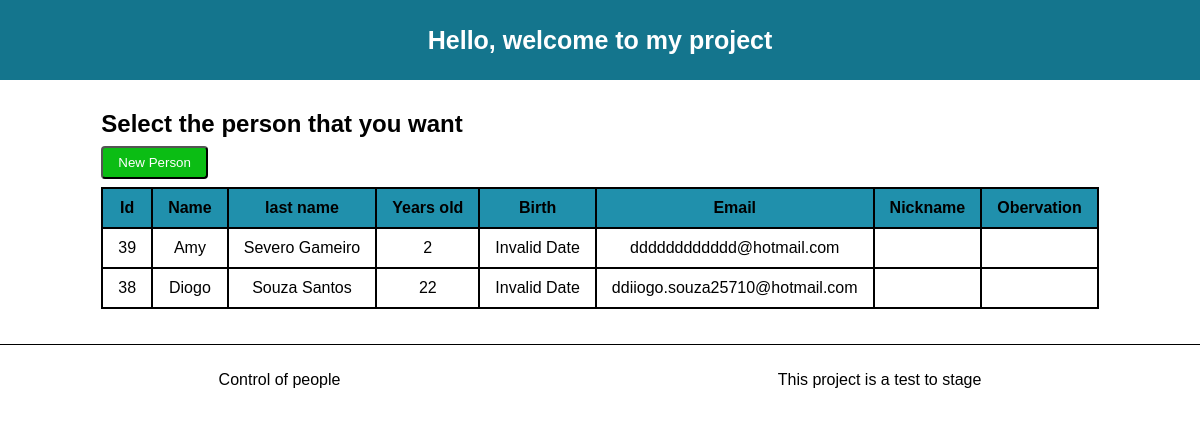
The page /people/ on the database its author committed.
### people/models.py (models this page shows, shortened)
class Person(models.Model):
    name = models.CharField(max_length=30)
    last_name = models.CharField(max_length=50)
    years_old = models.IntegerField()
    birth = models.DateField()
    email = models.EmailField()
    nickname = models.CharField(max_length=30, null=True, blank=True)
    obervation = models.TextField(max_length=100, null=True, blank=True)
    class Meta:
        verbose_name_plural = 'People'
        ordering = ["name","last_name"]

### people/views.py (the view)
# urls.py: path('people/', list_of_people, name='url_list_people'),
def list_of_people(request):
    people = Person.objects.all()  # getting all the people in database
    data = {}  # dictionary with information that will be sent to template
    data['message'] = 'Select the person that you want'
    data["people"] = people
    return render(request, "people/home.html", data)

### people/templates/people/home.html (shortened to what this page needs)
{% extends "people/base.html" %}
{% load static %}
{% block content %}
{% if not people %}
<div>
    <h3>No one was register</h3>
</div>
<button class="btn-submit btn-new-person">New Person</button>
{% else %}
<div>
    <h2>
        {{ message}}
    </h2>
    <button class="btn-submit btn-new-person">New Person</button>
    <table>
        <tr>
            <th>Id</th>
            <th>Name</th>
            <th>last name</th>
            <th>Years old</th>
            <th>Birth</th>
            <th>Email</th>
            <th>Nickname</th>
            <th>Obervation</th>
        </tr>
        {% for person in people %}
        <tr class="person" data-id="{{ person.id }}">
            <td>{{ person.id }}</td>
            <td>{{ person.name }}</td>
            <td>{{ person.last_name }}</td>
            <td>{{ person.years_old }}</td>
            <td class="birth" >{{ person.birth }}</td>
            <td>{{ person.email }}</td>
            <td>
            </td>
            <td>
            </td>
        </tr>
        {% endfor %}
    </table>
</div>
{% endif %}
{% endblock content %}

### people/templates/people/base.html (shortened to what this page needs)
{% load static %}
<!DOCTYPE html>
<html lang="pt-br">
<head>
    <link rel="stylesheet" href=" {% static 'css/style.css' %} ">
</head>
<body>
    <header>Hello, welcome to my project</header>
    <main>
        {% block content %}
        {% endblock content %}
    </main>
    <footer>
        <div>Control of people</div>
        <div>This project is a test to stage</div>
    </footer>
</body>
</html>

### people/static/css/style.css (style rules this page uses)
* { margin: 0; padding: 0; font-family: Verdana, Geneva, Tahoma, sans-serif; box-sizing: border-box; }
header { height: 80px; background-color: rgb(20, 117, 141); color: white; font-size: 25px; font-weight: 600; display: flex; flex-direction: column; align-items: center; justify-content: center; padding: 10px; }
main { display: flex; flex-direction: column; align-items: center; padding: 30px 0 35px 0; }
.btn, .btn-submit, .btn-get-name, .btn-delete { cursor: pointer; color: white; margin: 8px 0; padding: 7px 15px; border-radius: 4px; }
.btn-submit { background-color: rgb(11, 189, 20); }
table, th, td, tr { width: auto; border: 2px solid rgb(0, 0, 0); border-collapse: collapse; padding: 10px 15px; text-align: center; }
th { background-color: rgb(32, 144, 172); }
footer { border-top: 1px solid black; display: flex; flex-direction: row; align-items: center; justify-content: space-around; height: 70px; }

### rows shown on the page
Person: id "39", name "Amy", last_name "Severo Gameiro", years_old "2", email "dddddddddddd@hotmail.com"
Person: id "38", name "Diogo", last_name "Souza Santos", years_old "22", email "ddiiogo.souza25710@hotmail.com"

### other values the page prints
{{ message }} "Select the person that you want"
